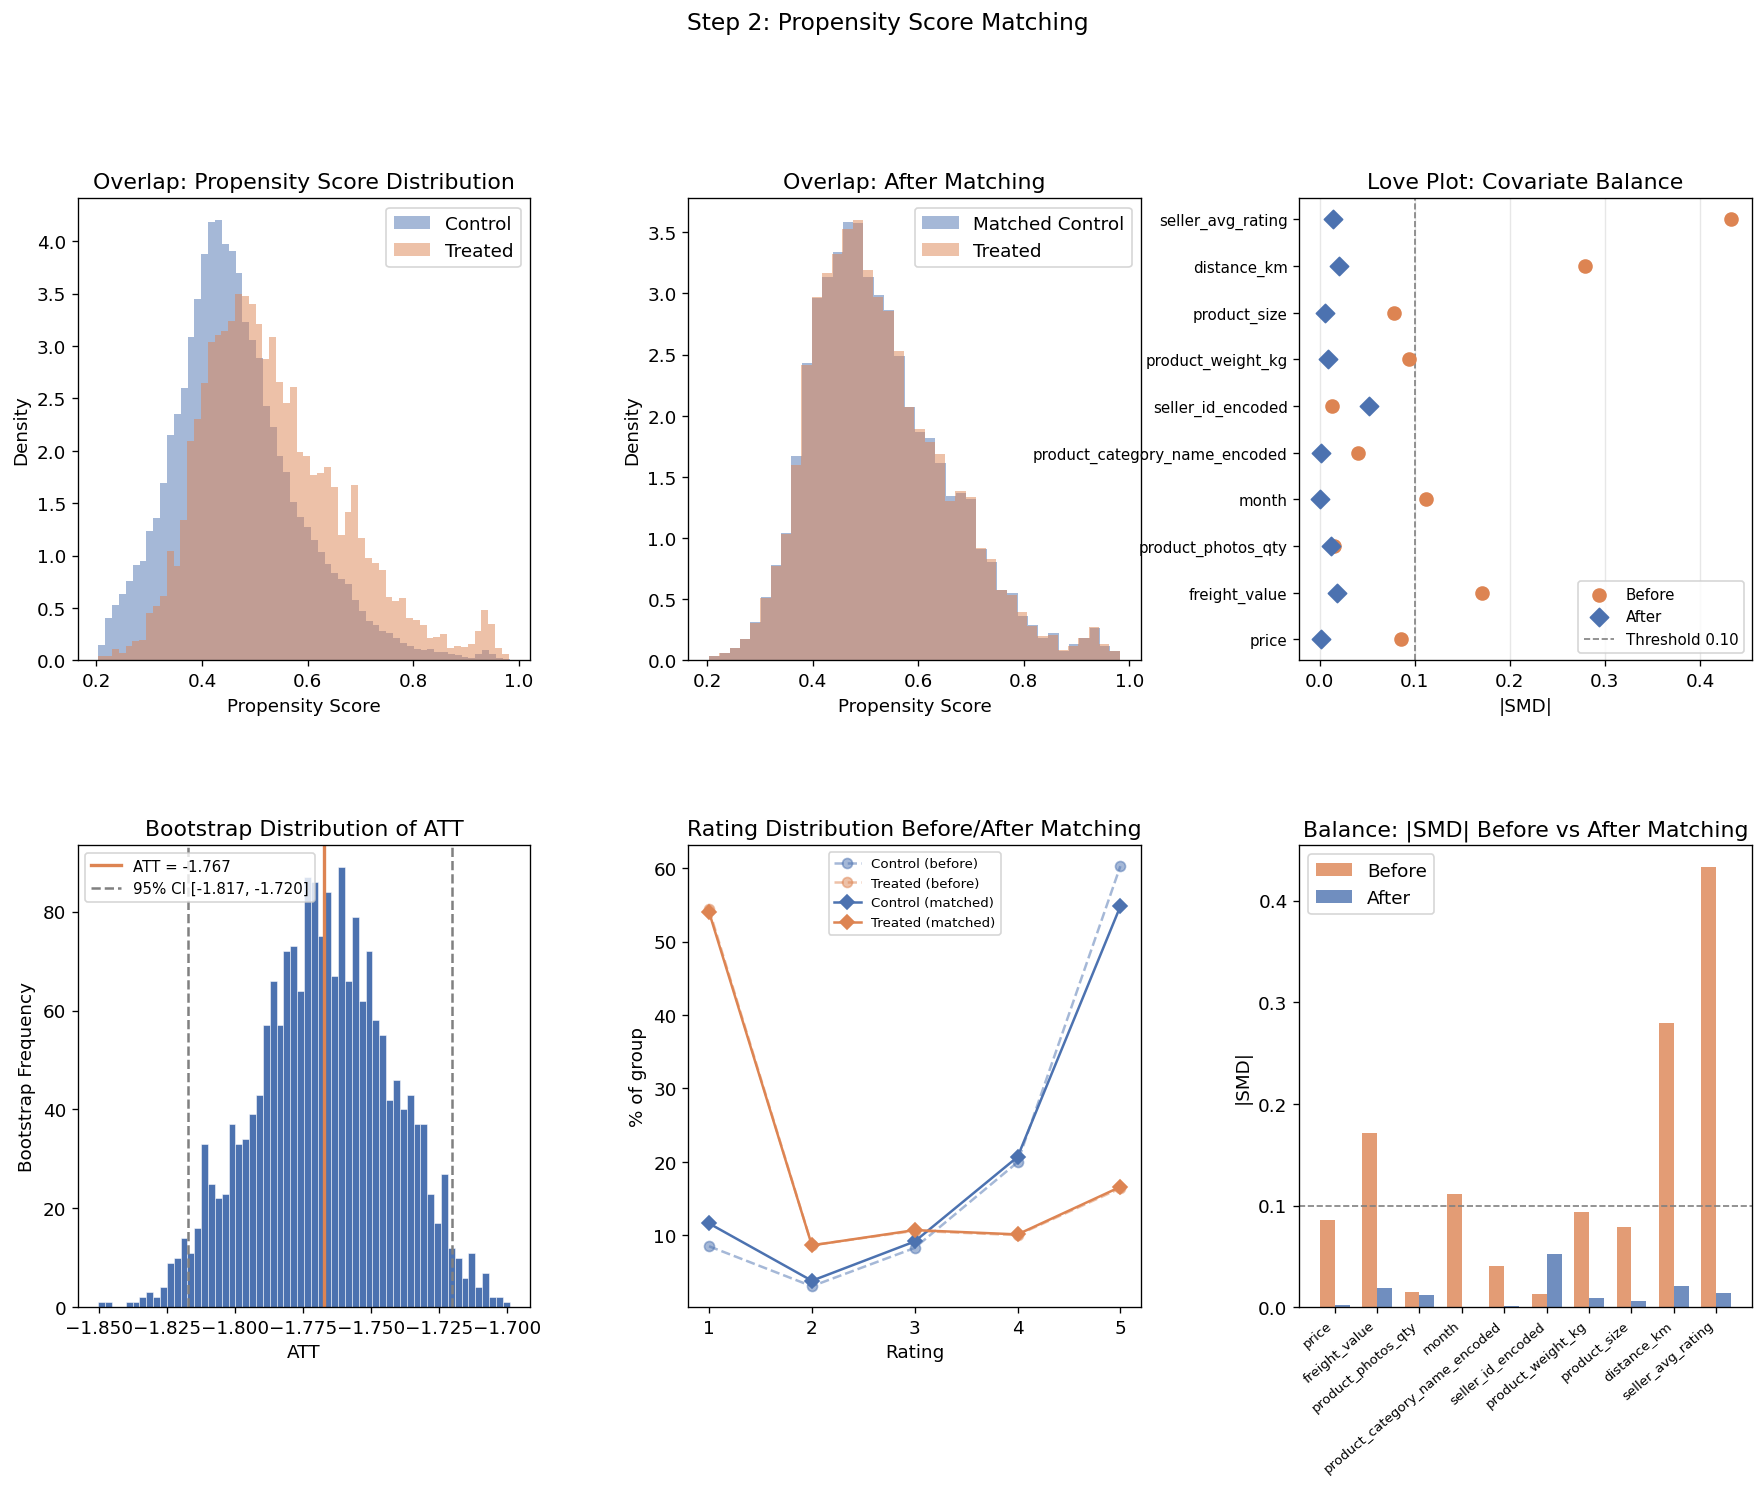

Recreate this plot in Python.
import pandas as pd
import numpy as np
import matplotlib.pyplot as plt
import matplotlib.gridspec as gridspec
from scipy import stats
from sklearn.linear_model import LogisticRegression
from sklearn.preprocessing import StandardScaler
from sklearn.neighbors import NearestNeighbors

plt.rcParams['figure.dpi'] = 120
plt.rcParams['font.size'] = 11

TREATMENT  = "is_delivery_late"
OUTCOME    = "Rating"
COVARIATES = ['price', 'freight_value', 'product_photos_qty', 'month',
              'product_category_name_encoded', 'seller_id_encoded',
              'product_weight_kg', 'product_size', 'distance_km', 'seller_avg_rating']

# ── 1. Load & impute ──────────────────────────────────────────────────────────
df = pd.read_csv("data_model.csv")
df["product_photos_qty"] = df["product_photos_qty"].fillna(df["product_photos_qty"].median())
print(f"Loaded: {df.shape}  |  Treated: {df[TREATMENT].sum():,}  Control: {(df[TREATMENT]==0).sum():,}")

X = df[COVARIATES].values
T = df[TREATMENT].values
Y = df[OUTCOME].values

# ── 2. Propensity score model ─────────────────────────────────────────────────
scaler = StandardScaler()
X_scaled = scaler.fit_transform(X)

ps_model = LogisticRegression(class_weight="balanced", max_iter=1000, random_state=42)
ps_model.fit(X_scaled, T)
ps = ps_model.predict_proba(X_scaled)[:, 1]

print(f"\nPropensity scores — treated:  mean={ps[T==1].mean():.3f}  min={ps[T==1].min():.3f}  max={ps[T==1].max():.3f}")
print(f"Propensity scores — control:  mean={ps[T==0].mean():.3f}  min={ps[T==0].min():.3f}  max={ps[T==0].max():.3f}")

# ── 3. Common support trim ────────────────────────────────────────────────────
ps_min = max(ps[T==1].min(), ps[T==0].min())
ps_max = min(ps[T==1].max(), ps[T==0].max())
in_support = (ps >= ps_min) & (ps <= ps_max)
print(f"\nCommon support: [{ps_min:.4f}, {ps_max:.4f}]")
print(f"Dropped (outside support): {(~in_support).sum()}  ({(~in_support).mean()*100:.2f}%)")

df_trim = df[in_support].copy()
ps_trim = ps[in_support]
T_trim  = T[in_support]
Y_trim  = Y[in_support]
X_trim  = X_scaled[in_support]

# ── 4. Caliper matching (1:1 NN without replacement) ─────────────────────────
# Standard caliper: 0.2 × std of logit(PS)
logit_ps  = np.log(ps_trim / (1 - ps_trim + 1e-9))
caliper   = 0.2 * logit_ps.std()
print(f"\nCaliper (0.2 × std logit-PS): {caliper:.4f}")

treated_idx  = np.where(T_trim == 1)[0]
control_idx  = np.where(T_trim == 0)[0]

ps_treated = ps_trim[treated_idx].reshape(-1, 1)
ps_control = ps_trim[control_idx].reshape(-1, 1)

nn = NearestNeighbors(n_neighbors=1, algorithm="ball_tree")
nn.fit(ps_control)
distances, matched_positions = nn.kneighbors(ps_treated)

distances   = distances.flatten()
matched_pos = matched_positions.flatten()

# Apply caliper filter
within_caliper = distances <= caliper
n_matched = within_caliper.sum()
print(f"Treated matched within caliper: {n_matched:,} / {len(treated_idx):,}  ({n_matched/len(treated_idx)*100:.1f}%)")

matched_treated_idx = treated_idx[within_caliper]
matched_control_idx = control_idx[matched_pos[within_caliper]]

# Build matched dataset (deduplicate controls — without replacement approximation)
_, unique_pos = np.unique(matched_control_idx, return_index=True)
matched_treated_idx = matched_treated_idx[unique_pos]
matched_control_idx = matched_control_idx[unique_pos]
n_pairs = len(matched_treated_idx)
print(f"Unique pairs after deduplication: {n_pairs:,}")

matched_idx = np.concatenate([matched_treated_idx, matched_control_idx])
df_matched  = df_trim.iloc[matched_idx].copy()
T_matched   = T_trim[matched_idx]
Y_matched   = Y_trim[matched_idx]
X_matched   = df_trim.iloc[matched_idx][COVARIATES].values

# ── 5. Covariate balance (SMD before/after) ───────────────────────────────────
def smd(data, treatment, covariates):
    smds = {}
    for col in covariates:
        g1 = data.loc[data[treatment] == 1, col]
        g0 = data.loc[data[treatment] == 0, col]
        pooled_std = np.sqrt((g1.std()**2 + g0.std()**2) / 2)
        smds[col] = (g1.mean() - g0.mean()) / pooled_std if pooled_std > 0 else 0
    return pd.Series(smds)

smd_before = smd(df_trim, TREATMENT, COVARIATES)
smd_after  = smd(df_matched, TREATMENT, COVARIATES)

balance = pd.DataFrame({
    "SMD Before": smd_before.round(3),
    "SMD After":  smd_after.round(3),
    "|SMD| Before": smd_before.abs().round(3),
    "|SMD| After":  smd_after.abs().round(3),
}).sort_values("|SMD| Before", ascending=False)

print(f"\n── Covariate Balance ──")
print(balance[["SMD Before", "SMD After"]].to_string())
print(f"\nMax |SMD| after matching: {smd_after.abs().max():.3f}  (threshold: 0.10)")
print(f"Variables above 0.10 after matching: {(smd_after.abs() > 0.10).sum()}")

# ── 6. ATT estimate ───────────────────────────────────────────────────────────
Y_treated = Y_trim[matched_treated_idx]
Y_control = Y_trim[matched_control_idx]
ATT = (Y_treated - Y_control).mean()
print(f"\n── ATT Estimate ──")
print(f"Mean Rating (treated):  {Y_treated.mean():.3f}")
print(f"Mean Rating (matched control): {Y_control.mean():.3f}")
print(f"ATT = {ATT:.3f}")

# Paired t-test
t_stat, p_val = stats.ttest_rel(Y_treated, Y_control)
print(f"Paired t-test: t={t_stat:.3f}, p={p_val:.3e}")

# Bootstrap 95% CI
np.random.seed(42)
n_boot = 2000
boot_att = []
for _ in range(n_boot):
    idx = np.random.choice(n_pairs, n_pairs, replace=True)
    boot_att.append((Y_treated[idx] - Y_control[idx]).mean())
ci_lo, ci_hi = np.percentile(boot_att, [2.5, 97.5])
print(f"Bootstrap 95% CI: [{ci_lo:.3f}, {ci_hi:.3f}]")

# ── 7. Plots ──────────────────────────────────────────────────────────────────
fig = plt.figure(figsize=(18, 12))
gs  = gridspec.GridSpec(2, 3, figure=fig, hspace=0.4, wspace=0.35)

# 7a. Propensity score overlap (before matching)
ax1 = fig.add_subplot(gs[0, 0])
ax1.hist(ps_trim[T_trim==0], bins=60, alpha=0.5, density=True, label="Control", color="#4C72B0")
ax1.hist(ps_trim[T_trim==1], bins=60, alpha=0.5, density=True, label="Treated", color="#DD8452")
ax1.set_xlabel("Propensity Score")
ax1.set_ylabel("Density")
ax1.set_title("Overlap: Propensity Score Distribution")
ax1.legend()

# 7b. Propensity score after matching
ax2 = fig.add_subplot(gs[0, 1])
ax2.hist(ps_trim[matched_control_idx], bins=40, alpha=0.5, density=True, label="Matched Control", color="#4C72B0")
ax2.hist(ps_trim[matched_treated_idx], bins=40, alpha=0.5, density=True, label="Treated", color="#DD8452")
ax2.set_xlabel("Propensity Score")
ax2.set_ylabel("Density")
ax2.set_title("Overlap: After Matching")
ax2.legend()

# 7c. Love plot (SMD before/after)
ax3 = fig.add_subplot(gs[0, 2])
y_pos = np.arange(len(COVARIATES))
ax3.scatter(smd_before.abs(), y_pos, marker="o", color="#DD8452", s=60, label="Before", zorder=3)
ax3.scatter(smd_after.abs(),  y_pos, marker="D", color="#4C72B0", s=60, label="After",  zorder=3)
ax3.axvline(0.10, color="gray", linestyle="--", linewidth=1, label="Threshold 0.10")
ax3.set_yticks(y_pos)
ax3.set_yticklabels(COVARIATES, fontsize=9)
ax3.set_xlabel("|SMD|")
ax3.set_title("Love Plot: Covariate Balance")
ax3.legend(fontsize=9)
ax3.grid(axis="x", alpha=0.3)

# 7d. ATT bootstrap distribution
ax4 = fig.add_subplot(gs[1, 0])
ax4.hist(boot_att, bins=60, color="#4C72B0", edgecolor="white", linewidth=0.3)
ax4.axvline(ATT,   color="#DD8452", linewidth=2, label=f"ATT = {ATT:.3f}")
ax4.axvline(ci_lo, color="gray",   linestyle="--", linewidth=1.5, label=f"95% CI [{ci_lo:.3f}, {ci_hi:.3f}]")
ax4.axvline(ci_hi, color="gray",   linestyle="--", linewidth=1.5)
ax4.set_xlabel("ATT")
ax4.set_ylabel("Bootstrap Frequency")
ax4.set_title("Bootstrap Distribution of ATT")
ax4.legend(fontsize=9)

# 7e. Rating distribution before vs after matching
ax5 = fig.add_subplot(gs[1, 1])
rating_vals = [1, 2, 3, 4, 5]
for t, label, color in [(0, "Control (before)", "#4C72B0"), (1, "Treated (before)", "#DD8452")]:
    r = pd.Series(Y_trim[T_trim==t]).value_counts(normalize=True).reindex(rating_vals, fill_value=0) * 100
    ax5.plot(rating_vals, r.values, marker="o", linestyle="--", alpha=0.5, label=label, color=color)
for t, label, color, marker in [
    (0, "Control (matched)", "#4C72B0", "D"),
    (1, "Treated (matched)", "#DD8452", "D")
]:
    r = pd.Series(Y_matched[T_matched==t]).value_counts(normalize=True).reindex(rating_vals, fill_value=0) * 100
    ax5.plot(rating_vals, r.values, marker=marker, linestyle="-", label=label, color=color)
ax5.set_xlabel("Rating")
ax5.set_ylabel("% of group")
ax5.set_title("Rating Distribution Before/After Matching")
ax5.set_xticks(rating_vals)
ax5.legend(fontsize=8)

# 7f. SMD before/after bar chart
ax6 = fig.add_subplot(gs[1, 2])
x = np.arange(len(COVARIATES))
width = 0.35
ax6.bar(x - width/2, smd_before.abs(), width, label="Before", color="#DD8452", alpha=0.8)
ax6.bar(x + width/2, smd_after.abs(),  width, label="After",  color="#4C72B0", alpha=0.8)
ax6.axhline(0.10, color="gray", linestyle="--", linewidth=1)
ax6.set_xticks(x)
ax6.set_xticklabels(COVARIATES, rotation=40, ha="right", fontsize=8)
ax6.set_ylabel("|SMD|")
ax6.set_title("Balance: |SMD| Before vs After Matching")
ax6.legend()

plt.suptitle("Step 2: Propensity Score Matching", fontsize=14, y=1.01)
plt.savefig("step2_psm.png", bbox_inches="tight")
plt.show()
print("\nPlot saved to step2_psm.png")

# ── 8. Summary ────────────────────────────────────────────────────────────────
print("\n══════════════════════════════════════")
print("  PSM SUMMARY")
print("══════════════════════════════════════")
print(f"  Matched pairs:          {n_pairs:,}")
print(f"  ATT:                    {ATT:.3f}")
print(f"  95% Bootstrap CI:       [{ci_lo:.3f}, {ci_hi:.3f}]")
print(f"  p-value (paired t):     {p_val:.3e}")
print(f"  Max |SMD| after:        {smd_after.abs().max():.3f}")
print(f"  Vars above 0.10:        {(smd_after.abs() > 0.10).sum()}")
print("══════════════════════════════════════")
